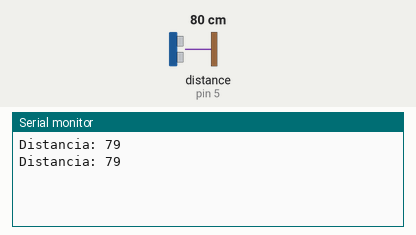
A sketch run on a simulated Arduino Uno, built with avr-gcc and run on an emulated ATmega328P. Shown: the last lines printed to the serial monitor. Wiring (inferred from the names in the program): ultrasonic range finder: trigger pin 6; echo pin 5. The test bench sets the inputs (shaded band); at power-on: distance to the obstacle (sensor on pin 5) 80 cm. The echo pulse lasts 58.3 µs per cm.

Above: at 1.8 s.
1.9 s: distance to the obstacle (sensor on pin 5) set to 2 cm
At 2.4 s:
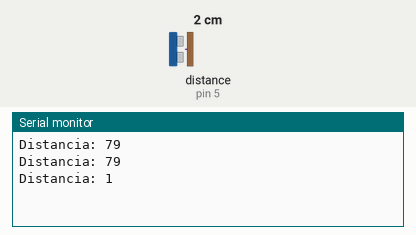
3.4 s: distance to the obstacle (sensor on pin 5) set to 4 cm
At 4.8 s:
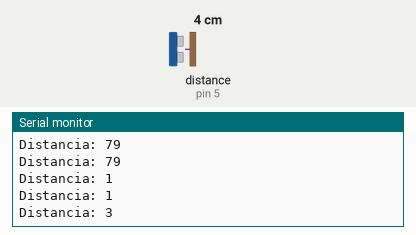
Timing chart, 0 to 6.4 s (numbered marks = the images above; inputs shaded):
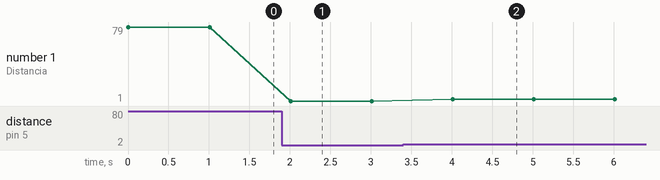

Measured:
- after the input at 1.9 s, the serial monitor: prints a new line after 0.11 s (image 1)
- after the input at 3.4 s, the serial monitor: prints a new line after 0.61 s (image 2)
- plotted number 1: 79 → 1 after the input at 1.9 s, 1 → 3 after the input at 3.4 s

The sketch:

mesure.ino
```cpp
#include <SD.h>


  // put your setup code here, to run once:
const int EchoPin = 5;
const int TriggerPin = 6;

void setup() {
   Serial.begin(9600);
   pinMode(TriggerPin, OUTPUT);
   pinMode(EchoPin, INPUT);
}

void loop() {
   int cm = ping(TriggerPin, EchoPin);
   Serial.print("Distancia: ");
   Serial.println(cm);
   delay(1000);
}

int ping(int TriggerPin, int EchoPin) {
   long duration, distanceCm;

   digitalWrite(TriggerPin, LOW);  //para generar un pulso limpio ponemos a LOW 4us
   delayMicroseconds(4);
   digitalWrite(TriggerPin, HIGH);  //generamos Trigger (disparo) de 10us
   delayMicroseconds(10);
   digitalWrite(TriggerPin, LOW);

   duration = pulseIn(EchoPin, HIGH);  //medimos el tiempo entre pulsos, en microsegundos

   distanceCm = duration * 10 / 292/ 2;   //convertimos a distancia, en cm
   return distanceCm;
}
```
